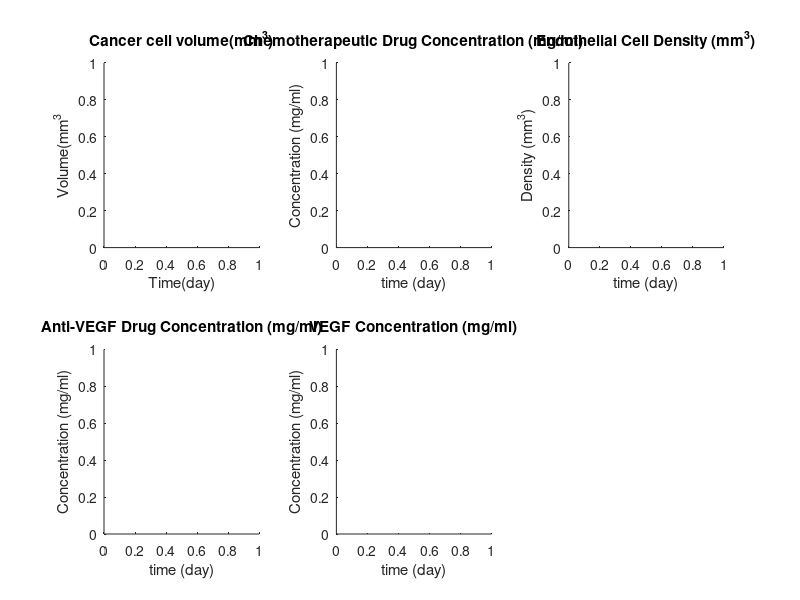

The MATLAB script that drew this image: (Note: this script raises an error after producing the figure.)
%% COMPUTER PRACTICAL  

%% EXTENSION TO LOGISTIC GROWTH FUNCTION 
% Set the time of the simulation
t0 = 0; tf = 10;  %(day)

% Set the initial condition
% C, D, E, V, A
C0 = 49.0497;       %cancer cell volume
E0 = 1;             %endothelial cell density
V0 = 1.0;           %VEGF concentration  

% define drug doses
D_doses = [0.03, 0]; % doses for chemotherapy drug
A_doses = [0.05, 0]; % dosis for anti-VEGF drug
colors = lines(length(D_doses)*length(A_doses)); % generate unique colors

% initialize figure for plotting
figure;

%create subplots
subplot(2, 3, 1); hold on; title('Cancer cell volume(mm^3)'); xlabel('Time(day)');ylabel('Volume(mm^3');
subplot(2, 3, 2); hold on; title('Chemotherapeutic Drug Concentration (mg/ml)'); xlabel('time (day)'); ylabel('Concentration (mg/ml)');
subplot(2, 3, 3); hold on; title('Endothelial Cell Density (mm^3)'); xlabel('time (day)'); ylabel('Density (mm^3)');
subplot(2, 3, 4); hold on; title('Anti-VEGF Drug Concentration (mg/ml)'); xlabel('time (day)'); ylabel('Concentration (mg/ml)');
subplot(2, 3, 5); hold on; title('VEGF Concentration (mg/ml)'); xlabel('time (day)'); ylabel('Concentration (mg/ml)');

color_index = 1;

% loop over each combination of drug doses
for i = 1:length(D_doses)
    for j = 1:length(A_doses)
        D0 = D_doses(i); % current drug dose
        A0 = A_doses(j); % current drug dose
        x0 = [C0, D0, E0, A0, V0]; % initial condition


% Solve the ODE system
%opts = odeset('RelTol',1e-10,'AbsTol',1e-12);
[T,X] = ode15s(@Model3_reduced1,[t0 tf],x0,[]);

%plot each variable in it respective subplot
subplot(2, 3, 1);
        plot(T, X(:, 1), 'DisplayName', ['D0 = ', num2str(D0), ', A0 = ', num2str(A0)], 'Color', colors(color_index, :));
        
        subplot(2, 3, 2);
        plot(T, X(:, 2), 'DisplayName', ['D0 = ', num2str(D0), ', A0 = ', num2str(A0)], 'Color', colors(color_index, :));
        
        subplot(2, 3, 3);
        plot(T, X(:, 3), 'DisplayName', ['D0 = ', num2str(D0), ', A0 = ', num2str(A0)], 'Color', colors(color_index, :));
        
        subplot(2, 3, 4);
        plot(T, X(:, 4), 'DisplayName', ['D0 = ', num2str(D0), ', A0 = ', num2str(A0)], 'Color', colors(color_index, :));
        
        subplot(2, 3, 5);
        plot(T, X(:, 5), 'DisplayName', ['D0 = ', num2str(D0), ', A0 = ', num2str(A0)], 'Color', colors(color_index, :));
        
        color_index = color_index + 1;
    end
end

% Show legends
subplot(2, 3, 1); legend show;
subplot(2, 3, 2); legend show;
subplot(2, 3, 3); legend show;
subplot(2, 3, 4); legend show;
subplot(2, 3, 5); legend show;

subplot(2,3,5);
plot(T, X(:, 5));
xlabel('time (day)');
ylabel('anti-VEGF drug concentration B (mg/ml)');

